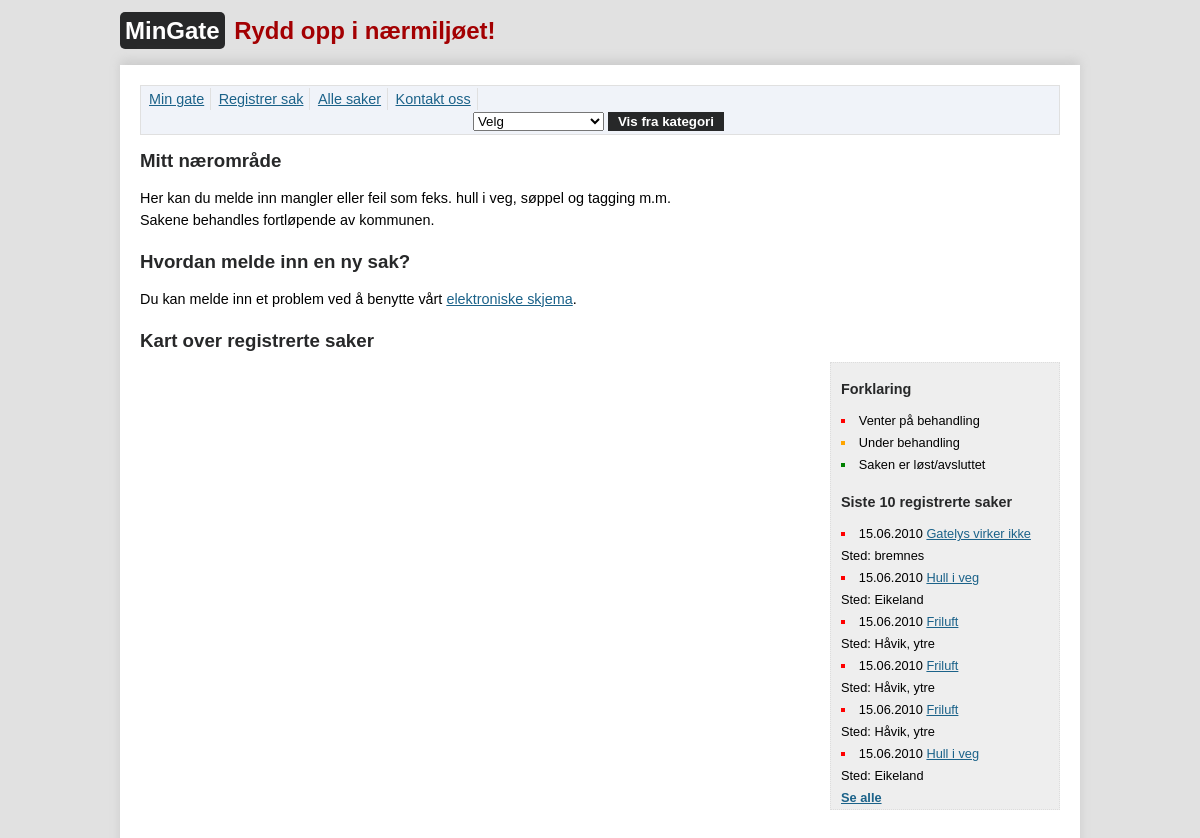
The app's page /, older data.
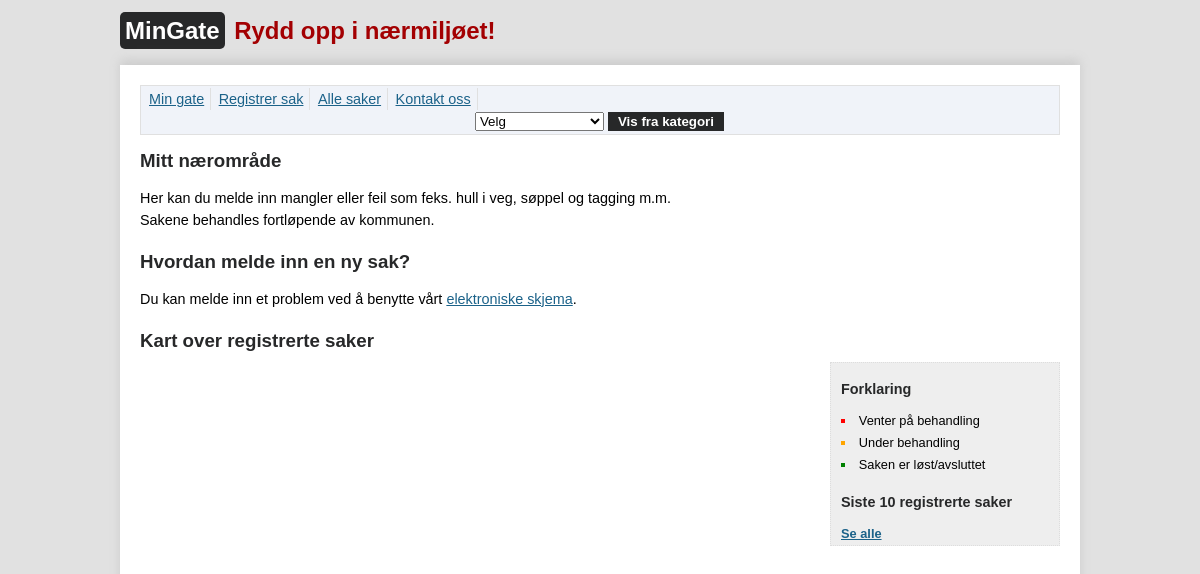
The same page, newer data.
### tables this page shows
CREATE TABLE `problems` (
  `case_id` int(11) NOT NULL auto_increment,
  `category_id` int(2) NOT NULL,
  `status_id` int(1) NOT NULL default '1',
  `lat` decimal(10,6) NOT NULL default '0.000000',
  `lon` decimal(10,6) NOT NULL default '0.000000',
  `timestamp` int(11) NOT NULL,
  `address` varchar(120) NOT NULL,
  `description` text NOT NULL,
  `name` varchar(250) NOT NULL,
  `email` varchar(120) NOT NULL,
  `ip` int(11) NOT NULL,
  `picture` char(32) default NULL,
  `reply` text,
  PRIMARY KEY  (`case_id`)
);

CREATE TABLE `categories` (
  `category_id` int(2) unsigned NOT NULL auto_increment,
  `name` varchar(20) NOT NULL,
  PRIMARY KEY  (`category_id`)
);

### config.php (called while the page is built, shortened)
<?php
if (!function_exists ('escape_html')) {
	function escape_html ($string)
	{
		return htmlspecialchars (stripslashes ($string));
	}
}
?>

### index.php (the view, shortened to what this page needs)
<?php
require 'config.php';
?><!DOCTYPE html PUBLIC "-//W3C//DTD XHTML 1.0 Strict//EN" "http://www.w3.org/TR/xhtml1/DTD/xhtml1-strict.dtd">
<html xmlns="http://www.w3.org/1999/xhtml" xml:lang="en" lang="en">
<head>
	<link rel="stylesheet" type="text/css" media="print, projection, screen" href="style.css" />
</head>
<body>
<div class="wrapper">
	<h1><a href="./">MinGate</a></h1>
	<h2>Rydd opp i nærmiljøet!</h2>
	<div class="content">
		<ul class="menu">
			<li><a href="index.php">Min gate</a></li>
			<li><a href="submit.php">Registrer sak</a></li>
			<li><a href="view.php">Alle saker</a></li>
			<li><a href="info.php">Kontakt oss</a></li>
			<li class="search">
				<select name="categories" id="type">
					<option value="0">Velg</option>
				</select>
				<button type="submit" id="switchCategory">Vis fra kategori</button>
			</li>
		</ul>
		<h3>Mitt nærområde</h3>
		<p>
			Her kan du melde inn mangler eller feil som feks. hull i veg, søppel og tagging m.m. <br />
			Sakene behandles fortløpende av kommunen.
		</p>
		<h3>Hvordan melde inn en ny sak?</h3>
		<p>
			Du kan melde inn et problem ved å benytte vårt <a href="submit.php">elektroniske skjema</a>.
		</p>
		<h3>Kart over registrerte saker</h3>
		<div class="left large">
			<div class="map" id="map"> </div>
		</div>
		<div class="right latest small">
			<h3>Forklaring</h3>
			<ul>
				<li class="pending"><span>Venter på behandling</span></li>
				<li class="open"><span>Under behandling</span></li>
				<li class="close"><span>Saken er løst/avsluttet</span></li>
			</ul>
			<h3>Siste 10 registrerte saker</h3>
			<ul>
				<?php $SQL = mysql_query ('SELECT p.timestamp, p.case_id, p.address, c.name as categoryName, s.type FROM problems p INNER JOIN categories c ON p.category_id = c.category_id INNER JOIN statuses s ON p.status_id = s.status_id ORDER BY timestamp DESC LIMIT 10');
				while ($Data = mysql_fetch_assoc ($SQL)): ?>
				<li class="<?=$Data['type']?>"><span><?=date ('d.m.Y', $Data['timestamp']) ?> <a href="view.php?category=<?=urlencode ($Data['categoryName']) ?>"><?=escape_html ($Data['categoryName']) ?></a><br />Sted: <?=escape_html ($Data['address']) ?></span></li>
				<?php endwhile ?>
			</ul>
			<h4><a href="view.php">Se alle</a></h4>
		</div>
	</div>
</div>
</body>
</html>

### style.css (style rules this page uses)
* { margin:0; padding:0; }
body { background:#e1e1e1; padding-top:20px; font-family:Arial, sans-serif; color:#000; font-size:1em; line-height:22px }
div.wrapper { width:960px; margin:0 auto; }
div.content { background:#fff; padding:20px; margin-top:20px; box-shadow:0px -5px 10px #ccc; overflow:auto; position:relative; }
div.map { width:100%; height:500px }
div.left, div.right { width:460px; float:left; }
div.left { width:450px; margin-right:10px }
div.large { width:680px; }
div.small { width:208px; }
div.latest { background:#eee; border:1px dotted #ddd; padding:0px 10px; }
div.latest h3 { font-size:0.9em }
div.latest ul, div.latest h4, ul.latest { font-size:0.8em }
div.latest ul { list-style:square inside }
div.latest ul li.pending, ul.latest li.pending { color:red }
div.latest ul li.open, ul.latest li.open { color:orange }
div.latest ul li.close, ul.latest li.close { color:green }
div.latest ul li span, ul.latest li span { color:#000 }
h1, h2 { font-family:Georgia, Arial, Helvetica, Sans-serif; font-size:1.5em }
h1 { color:#fff; display:inline; }
h1 a { color:#fff; text-decoration:none; background:#272829; border-radius:5px; padding:5px; }
h2 { padding-left:5px; color:#a30002; display:inline; }
h3 { padding:15px 0px 10px; color:#272829; }
ul { list-style:inside; overflow:auto; }
p { padding:5px 0px; font-size:0.9em }
button { background:#272829; border:0; color:#fff; text-alig:center; padding:2px 10px; font-weight:bold }
ul.menu { background:#f0f3f9; border:1px solid #E0E0E0; padding:2px 5px; }
ul.menu li { display:inline-block; padding:0px 6px 0px 3px; border-right:1px solid #E0E0E0; font-size:0.9em; }
ul.menu li:last-child, ul.menu li.search { border-right:0px; padding:0; width:578px; text-align:right; }
a { color:#1b6289 }

Row changes from the older to the newer data that the page shows:
removed problems: timestamp "15.06.2010", category.name "Gatelys virker ikke", address "bremnes"
removed problems: timestamp "15.06.2010", category.name "Hull i veg", address "Eikeland"
removed problems: timestamp "15.06.2010", category.name "Friluft", address "Håvik, ytre"
removed problems: timestamp "15.06.2010", category.name "Friluft", address "Håvik, ytre"
removed problems: timestamp "15.06.2010", category.name "Friluft", address "Håvik, ytre"
removed problems: timestamp "15.06.2010", category.name "Hull i veg", address "Eikeland"
